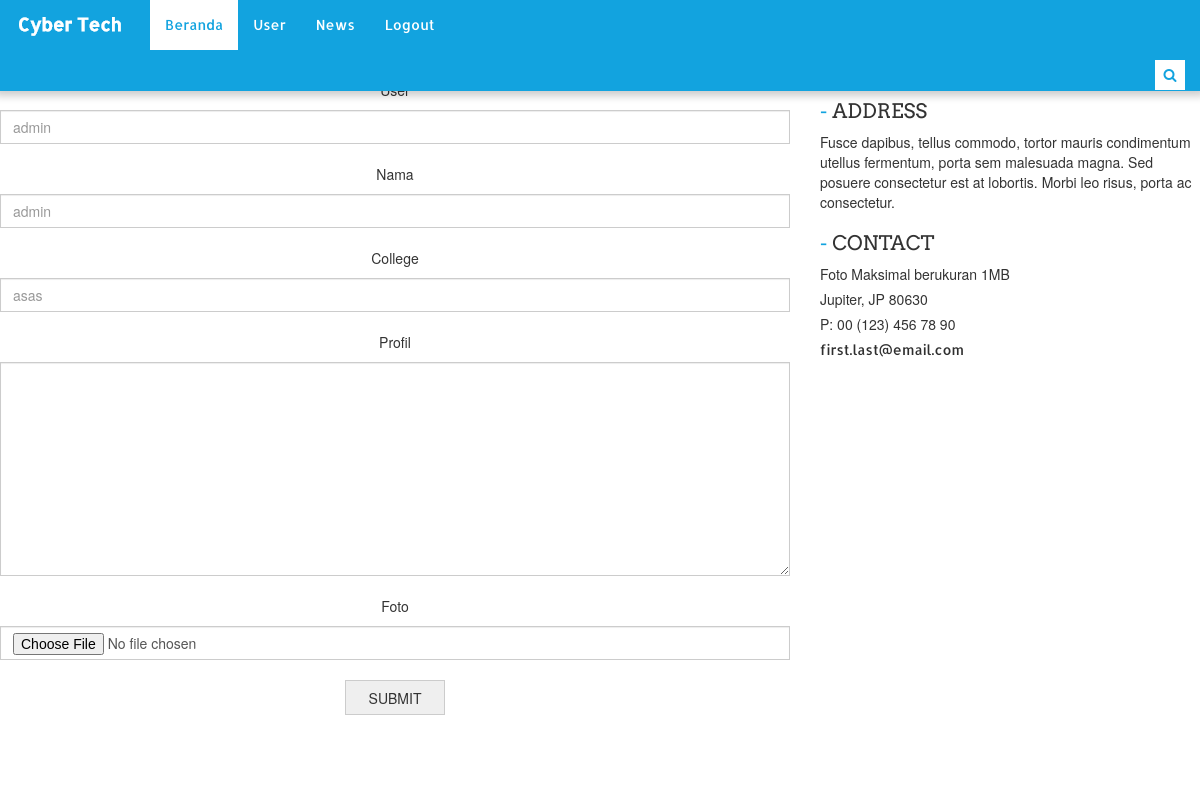
Screenshot of /admin/user/edit (signed in) with the database file from the repository.
### tables this page shows
CREATE TABLE `user` (
  `user_id` int(11) NOT NULL,
  `user_name` varchar(20) NOT NULL,
  `password` varchar(40) NOT NULL,
  `name` longtext NOT NULL,
  `college` varchar(30) NOT NULL,
  `foto` varchar(100) NOT NULL,
  `profil` longtext NOT NULL,
  `level` varchar(30) NOT NULL
);

### models/load_class.php (called while the page is built, shortened)
<?php
require_once('connect.php');
function autoload($class)
{
	$namaFile = $class.'.php';
}
try
{
	$user	= new user_model($db);
}
catch(Exception $e)
{
	die('salah');
}
?>

### models/user_model.php (called while the page is built, shortened)
<?php
	class user_model
	{
		private $db;
		public function __construct($database)
		{
			$this->db = $database;
		}
		public function getUserByUsername($username)
		{
			$query = $this->db->prepare("SELECT * FROM user WHERE user_name = ? ");
			$query->bindValue(1, $username);
			try
			{
				$query->execute();
				return $query->fetch();
			}
			catch(PDOexception $e)
			{
				die($e->getMessage);
			}
			return $query->fetch(PDO::FETCH_ASSOC);
		}
	}
?>

### admin/views/user.php (the view, shortened to what this page needs)
<?php
$aksi = adm."controllers/user_control.php?model=user&method=";
if (isset($method)):
$data = $user->getUserByUserName($_SESSION['user']);
switch ($method) {
  case'edit':
      echo'<br><br><br><br>
      <div class="row">
      <div class="col-lg-8 col-sm-8 col-sm-8">
        <div class="contact_area wow fadeInLeftBig">
        <center>
        <form action="'.$aksi.'edit" enctype="multipart/form-data" method="POST" name="form" class="contact_form">
            <p>User</p>
            <input class="form-control" type="text" placeholder="'.$data['user_name'].'" name="user_name">
            <p>Nama</p>
            <input class="form-control" type="text" placeholder="'.$data['name'].'" name="name">
            <p>College</p>
            <input class="form-control" type="text" name="college" placeholder="'.$data['college'].'">
            <p>Profil</p>
            <textarea name="profil" class="form-control" cols="30" rows="10" placeholder="'.$data['profil'].'"></textarea>
            <input type="hidden" value="'.$data['user_id'].'" name="id">
            <p><center>Foto</center></p>
            <input class="form-control" type="file" name="file">
            <input type="submit" name="edit" value="Submit">
          </form>
        </center>
        </div>
      </div>
      <div class="col-lg-4 col-sm-4 col-sm-4">
        <div class="contact_address wow fadeInRightBig">
          <h3>Address</h3>
          <p>Fusce dapibus, tellus commodo, tortor mauris condimentum utellus fermentum, porta sem malesuada magna. Sed posuere consectetur est at lobortis. Morbi leo risus, porta ac consectetur.</p>
         <h3>Contact</h3>
          <address>
          <p>Foto Maksimal berukuran 1MB</p>
          <p>Jupiter, JP 80630</p>
          <p>P: 00 (123) 456 78 90</p>
          <a href="mailto:#">first.last@email.com</a>
          </address>
        </div>
      </div>
    </div>
      ';
  break;
}
endif;
?>

### assets/css/theme.css (style rules this page uses)
.contact_address > h3:before { color:#12a3df }

### assets/css/style.css (style rules this page uses)
body { background-color:#fff; color:#333; overflow-x:hidden !important }
a { text-decoration:none; color:#2f2f2f; font-family:'Allerta',Helvetica,Arial,sans-serif }
h1, h2, h3, h4, h5, h6 { font-family:'Arvo',serif }
.contact_area { display:inline; float:left; margin-bottom:70px; width:100% }
.contact_form .form-control { border-radius:0px; margin-bottom:20px }
.contact_form input[type="submit"] { width:100px; height:35px; border:1px solid #ccc; text-transform:uppercase; -webkit-transition:all 0.5s; -o-transition:all 0.5s; transition:all 0.5s }
.contact_address { float:left; display:inline; width:100% }
.contact_address > h3 { font-size:20px; text-transform:uppercase }
.contact_address > h3:before { content:"-"; display:inline-block; padding-right:5px }
.contact_address > address p { margin-bottom:5px }

### rows the page displays
user: user_name "admin", name "admin", college "asas"
